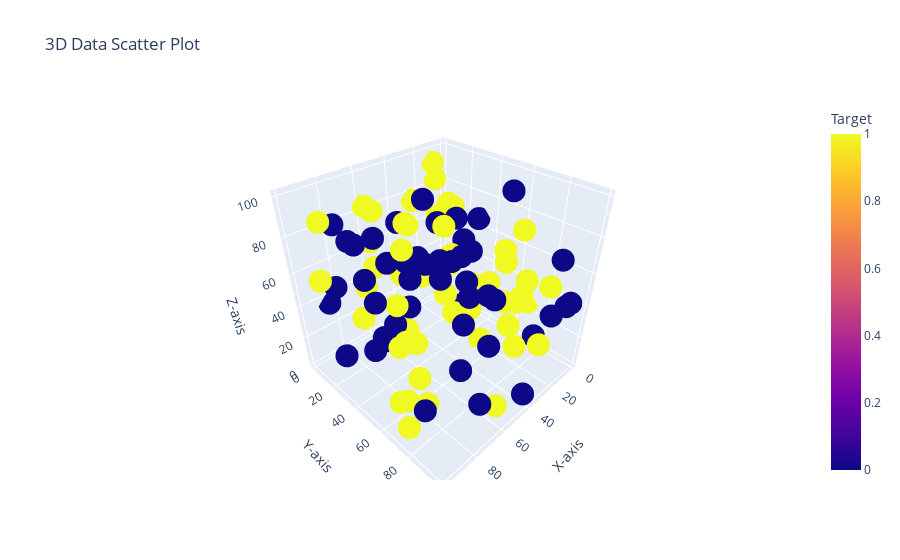

Here is the notebook cell this chart was saved with:
### Code cell
# Create a 3D scatter plot using Plotly
fig = px.scatter_3d(df, x='Feature 1', y='Feature 2', z='Feature 3', color='Target',
                     title='3D Data Scatter Plot', labels={'Feature 1': 'X-axis', 'Feature 2': 'Y-axis', 'Feature 3': 'Z-axis'})
fig.show()
